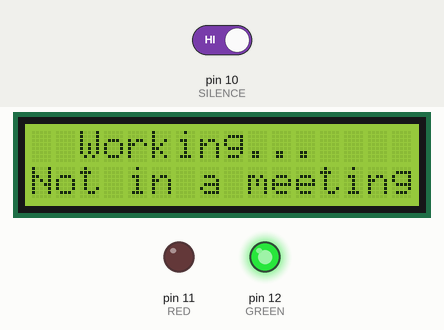
Simulated run of this sketch. Board: Arduino Uno, built with avr-gcc and run on an emulated ATmega328P. Parts: 16×2 character LCD, output pins drawn as LEDs (lit = HIGH). The test bench sets the inputs (shaded band); at power-on: pin 10 (SILENCE) HIGH. What the sketch prints to the serial monitor is not drawn.

Above: at 1.2 s.
1.3 s: pin 10 (SILENCE) driven LOW
At 2.6 s:
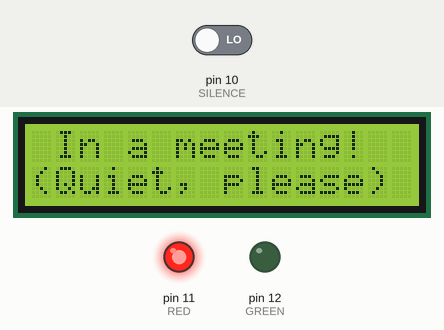
3.5 s: pin 10 (SILENCE) driven HIGH
At 4.5 s:
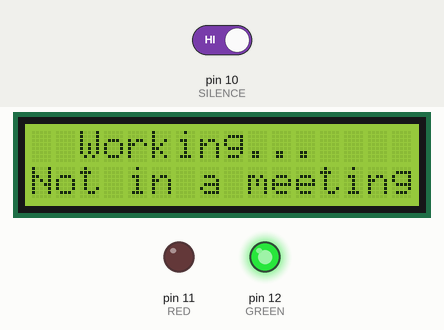
Timing chart, 0 to 6.5 s (numbered marks = the images above; inputs shaded):
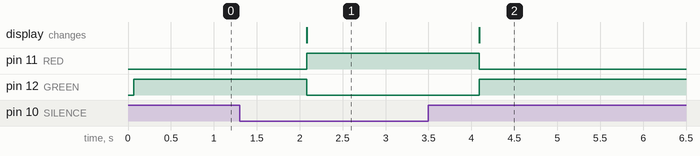

The sketch:

MeetingIndicator.ino
```cpp
// author: Niam Moltta
// date: 08/2021

#include <LiquidCrystal.h>

LiquidCrystal lcd = LiquidCrystal(2, 3, 4, 5, 6, 7);
int RED = 11;
int GREEN = 12;
int SILENCE = 10;

void setup()
{
  Serial.begin(9600);

  pinMode(RED, OUTPUT);
  pinMode(GREEN, OUTPUT);
  pinMode(SILENCE, INPUT);

  lcd.begin(16, 2);
}

void loop()
{
  lcd.clear();
  digitalWrite(GREEN, HIGH);
  digitalWrite(RED, LOW);
  Serial.println("Not in a meeting");
  lcd.setCursor(2, 0);
  lcd.print("Working...");
  lcd.setCursor(0, 1);
  lcd.print("Not in a meeting");
  delay(1000);
  while (digitalRead(SILENCE) == 0) {
    lcd.clear();
    Serial.println("In a meeting");
    lcd.setCursor(1, 0);
    lcd.print("In a meeting!");
    lcd.setCursor(0, 1);
    lcd.print("(Quiet, please)");
    digitalWrite(GREEN, LOW);
    digitalWrite(RED, HIGH);
    delay(1000);
  }
}
```

Measured:
- after the input at 1.3 s, pin 11 (RED): LOW → HIGH after 0.78 s; pin 12 (GREEN): HIGH → LOW after 0.78 s; the display: changes after 0.78 s (image 1)
- after the input at 3.5 s, pin 11 (RED): HIGH → LOW after 0.59 s; pin 12 (GREEN): LOW → HIGH after 0.59 s; the display: changes after 0.59 s (image 2)
